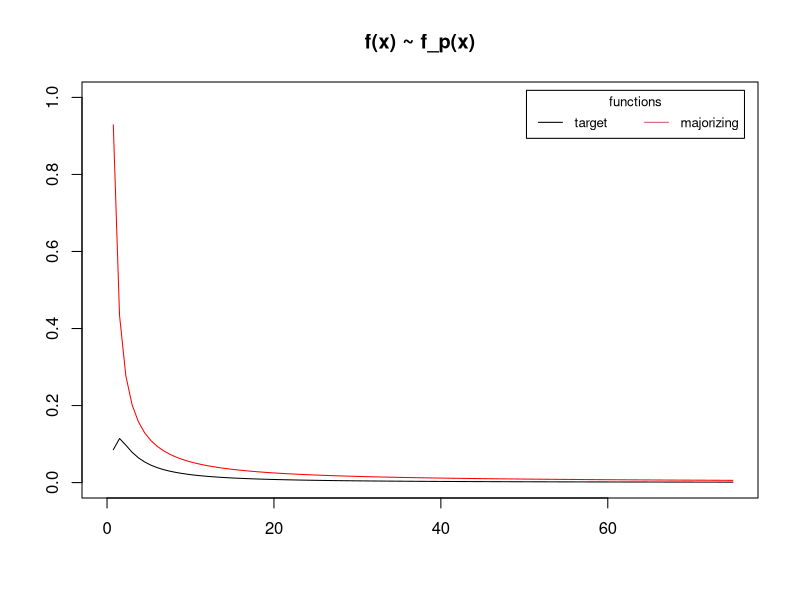
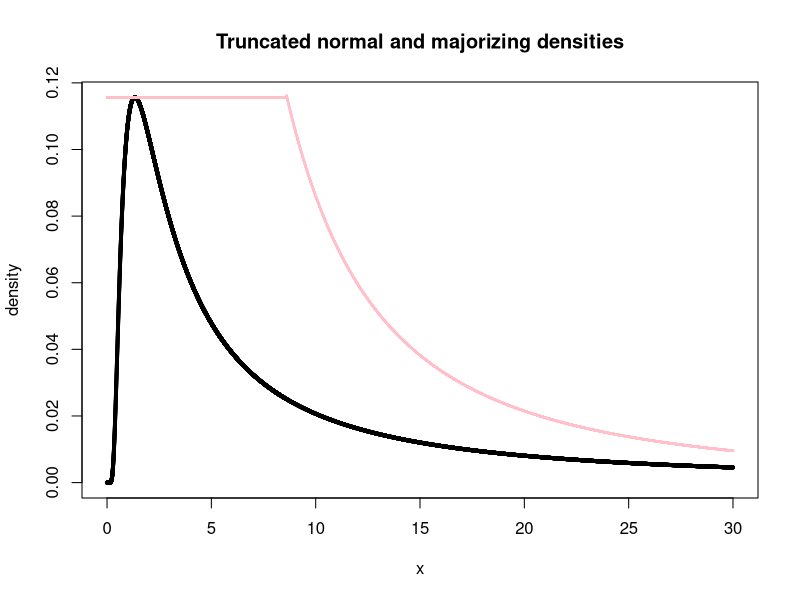

R code for these plots, in order: (Note: this script raises an error after producing the figures.)
#########
### 1 ###
#########

c = 2
t_min = 1.5
alpha = 1.1

plot(1, xlim = c(0,75), ylim = c(0, 1), type = "n", xlab = "", ylab = "", main = "f(x) ~ f_p(x)")
curve(eval(c) * (sqrt(2 * pi)^(-1)) * exp(-eval(c)^(2) / (2 * x)) * x^(-3/2), from=0, to=75, add=TRUE, col="black")
curve((eval(alpha) - 1 / eval(t_min)) * (x / eval(t_min))^(-eval(alpha)), from=0, to=75, add=TRUE, col="red")

legend("topright", inset=.02, title="functions",
       c("target","majorizing"), horiz=TRUE, cex=0.8, col = 1:2, lty = 1)

#########
### 2 ###
#########

target_fun <- function(x, c) {
  res = 0
  res = ((c * (sqrt(2 * pi)^(-1)) * exp((-c^(2)) / (2 * x)) * x^(-3/2)))
  res[x<0] = 0
  return (res)
}

power_law <- function(x, alpha, t_min) {
  return(((alpha - 1) / t_min) * (x / t_min)^(-alpha))
}


majorizing_fun <- function(x, alpha, t_min) {
  sapply(x, function(y) {
    res = NA
    if (y<0) {
      res = 0
    }
    if ((y>=0) && (y<=t_min)) {
      res = x_max_target
    }
    if (y>t_min) {
      res = power_law(y, alpha, t_min)
    }	
    res
  }, simplify = TRUE)
}

alpha = 2
c = 2
t_min = 8.6

# Find out maximum value max(f(x)) for given parameters
x_max_target = c * (sqrt(2 * pi)^(-1)) * exp(-c^(2) / (2 * (c^2/3))) * (c^2/3)^(-3/2)

# Plot both the target function and the combined majorizing function
vx = c(seq(0, t_min, t_min/10000), seq(t_min, 30, 30/10000))
plot(vx, (target_fun(vx, c)), pch=19, cex=0.4, xlab="x", ylab="density", main="Truncated normal and majorizing densities")
points(vx, (majorizing_fun(vx, alpha, t_min)), pch=19, cex=0.2, col="pink")


rmajorizing<-function(n) {
  sapply(1:n,function(i) {
    res<-NA
    component<-sample(1:2,1,prob=c(2/3,1/3))
    if(component==1){res<-x_max_target*runif(1)}
    if(component==2){res<-rplcon(1, t_min, alpha)}
    return(res)
  })
}

#########
### 3 ###
#########

Nsample<-100000
my_vec = c()
for (i in 1:Nsample) {
  res<-NA
  component<-sample(1:2,1,prob=c(2/3,1/3))
  if(component==1){res<-runif(1)}
  if(component==2){res<-rplcon(1, t_min, alpha)}
  my_vec = c(my_vec, res)
}


fgentruncnormal<-function(majorizing_constant){
  x<-NA
  num_reject<-0
  while (is.na(x)){
    y<-rmajorizing(1)
    u<-runif(1)
    if (u<=target_fun(y, 2)/(majorizing_constant*majorizing_fun(y, 2, 8.6))){x<-y}
    else{num_reject<-num_reject+1}
  }
  c(x,num_reject)
}



vtruncnormal_acceptreject = sapply(rep(x_max_target,Nsample),fgentruncnormal)[1,]
vtruncnormal_direct = rnorm(2*Nsample)
vtruncnormal_direct = vtruncnormal_direct[vtruncnormal_direct>=0]

hist(vtruncnormal_acceptreject, col="green", breaks=100, xlab="", ylab="sample density", freq=FALSE, main="")
